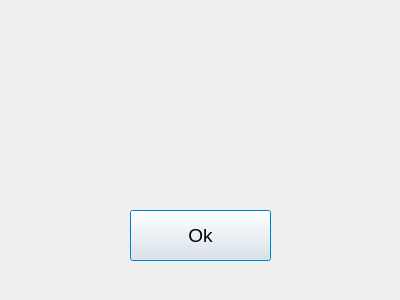
<?xml version="1.0" encoding="UTF-8"?>
<ui version="4.0">
 <class>Dialog</class>
 <widget class="QDialog" name="Dialog">
  <property name="geometry">
   <rect>
    <x>0</x>
    <y>0</y>
    <width>400</width>
    <height>300</height>
   </rect>
  </property>
  <property name="windowTitle">
   <string>Dialog</string>
  </property>
  <widget class="QPushButton" name="ok">
   <property name="geometry">
    <rect>
     <x>130</x>
     <y>210</y>
     <width>141</width>
     <height>51</height>
    </rect>
   </property>
   <property name="font">
    <font>
     <pointsize>14</pointsize>
    </font>
   </property>
   <property name="text">
    <string>Ok</string>
   </property>
  </widget>
  <widget class="QLabel" name="label">
   <property name="geometry">
    <rect>
     <x>130</x>
     <y>100</y>
     <width>141</width>
     <height>31</height>
    </rect>
   </property>
   <property name="font">
    <font>
     <pointsize>14</pointsize>
    </font>
   </property>
   <property name="text">
    <string/>
   </property>
   <property name="alignment">
    <set>Qt::AlignCenter</set>
   </property>
  </widget>
 </widget>
 <resources/>
 <connections/>
</ui>
